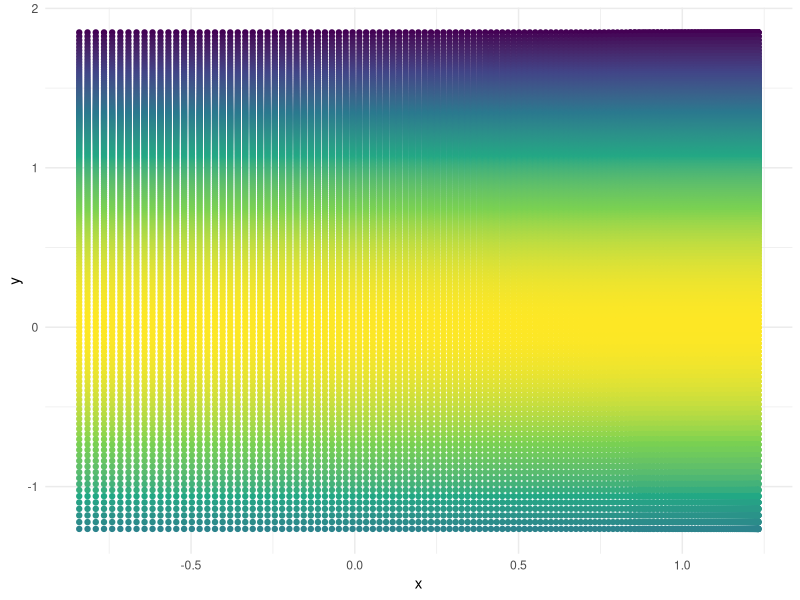

This figure's R source:

library(magrittr)
library(ggplot2)

rm(list = ls())

seq(-1, 1, by = .01) %>%
  expand.grid(x = ., y = .) %>% 
  dplyr::mutate(
    x = 1 - x^2 - sin(x),
    y = cos(y)^2 - tan(y)) %>% 
  ggplot() + 
  geom_point(mapping = aes(x = x, y = y, color = cos(y))) +
  scale_color_viridis_c() +
  theme_minimal() + 
  theme(legend.position = "none")
